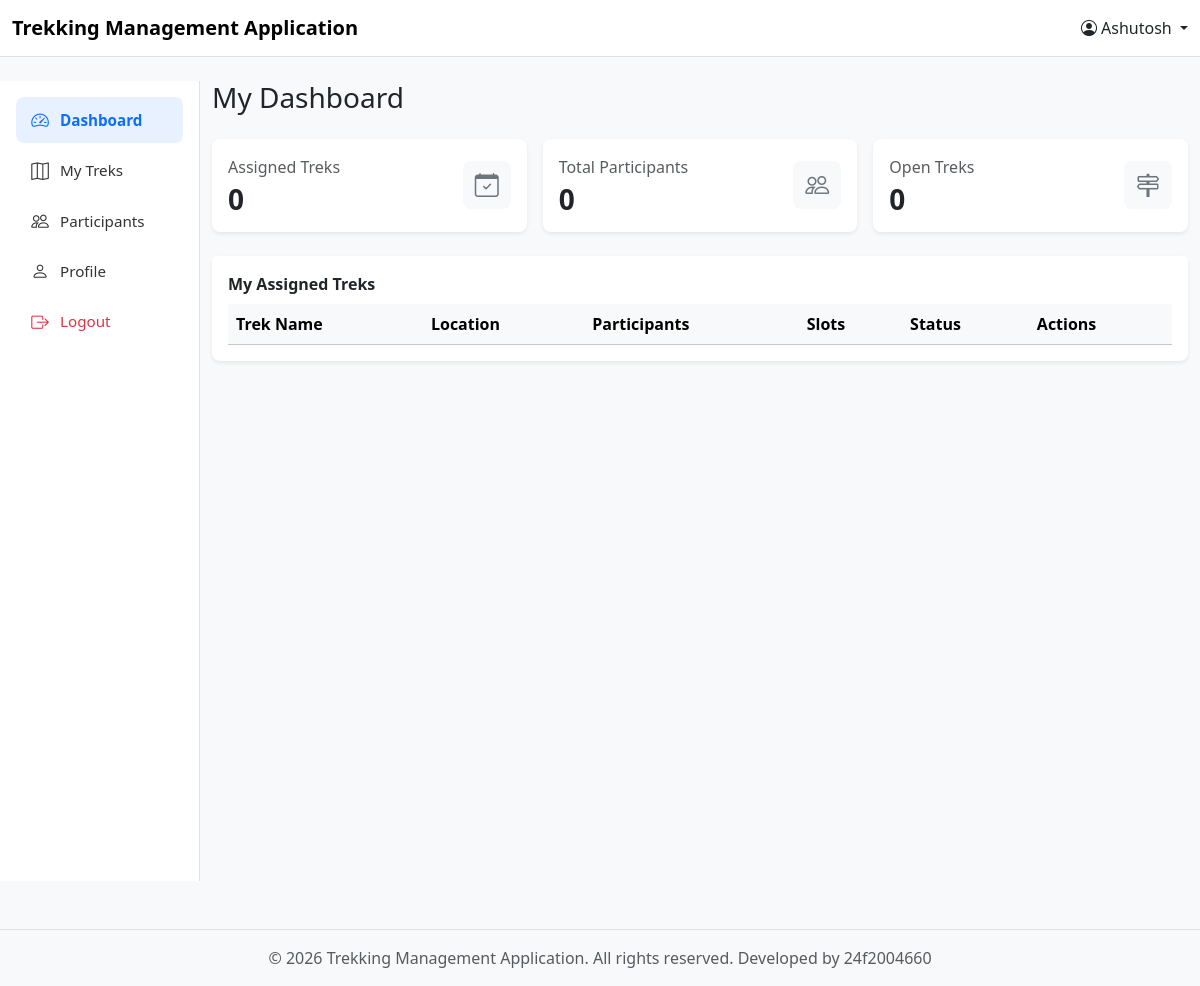
/staff?staff_id=2, run on an earlier commit of the app's database.
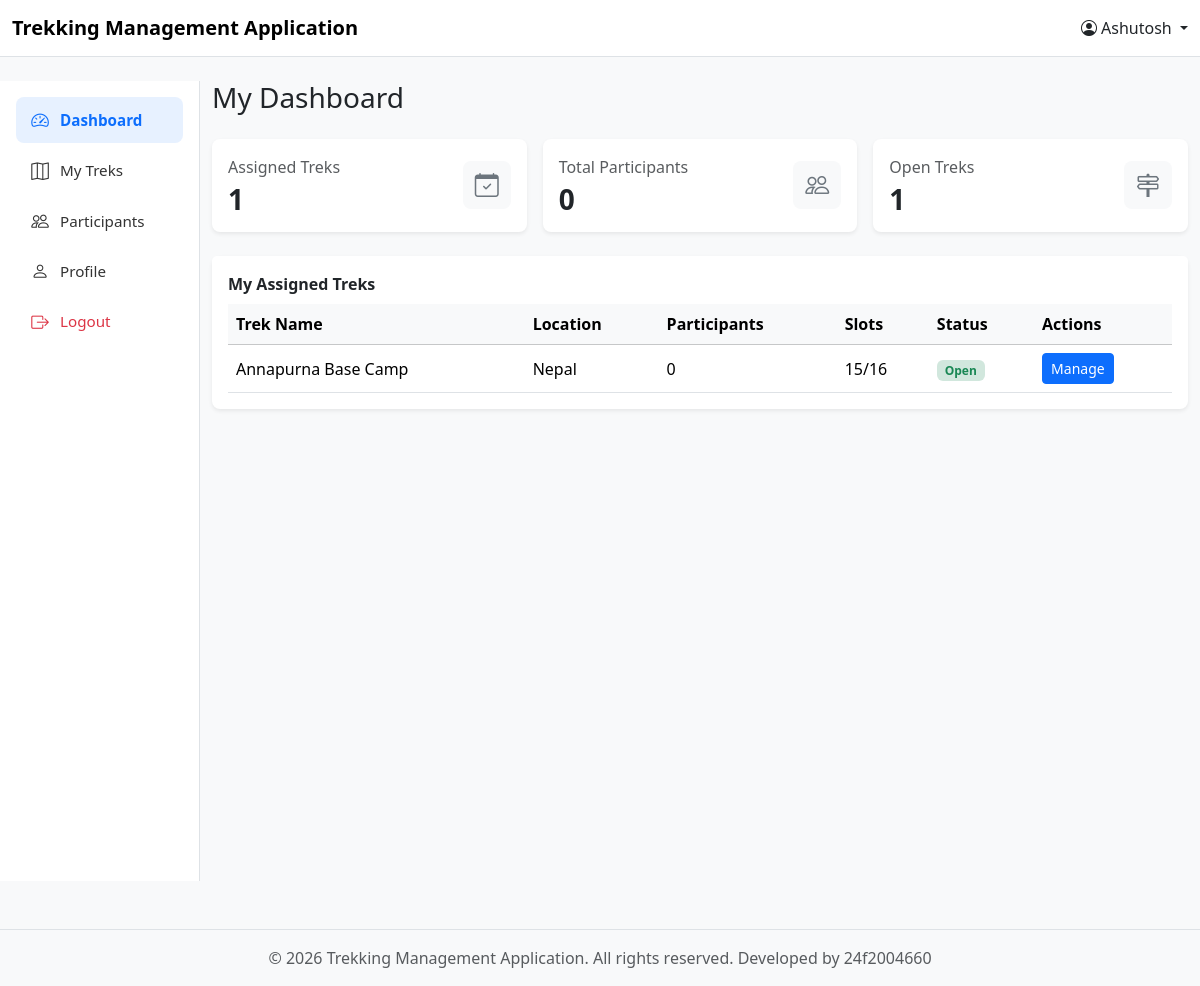
And on a later commit of the database.
### models.py (models this page shows)
class Trek(db.Model):
    __tablename__ = 'trek'
    trek_id = db.Column(db.Integer, primary_key=True)
    t_name = db.Column(db.String(120), nullable=False)
    location = db.Column(db.String(120), nullable=False)
    diff = db.Column(db.String(1))  # E/M/H
    duration = db.Column(db.Integer)
    total_slots = db.Column(db.Integer, nullable=False)
    avl_slots = db.Column(db.Integer, nullable=False)
    assign_s_id = db.Column(db.Integer, db.ForeignKey('staff_profile.staff_id'), nullable=False)
    status = db.Column(db.String(20), default='Pending')  # Pending/Approved/Open/Close/Completed
    start_date = db.Column(db.Date)
    end_date = db.Column(db.Date)
    description = db.Column(db.String(500))
    bookings = db.relationship('Booking', backref='trek', cascade="all, delete")

### controller.py (the view)
@app.route("/staff")
def staff_dashboard():
    staff_id = request.args.get("staff_id")
    get_staff =search_staff(staff_id)
    staff_name = (get_staff.name).split()
    assigned_treks = db.session.query(Trek).filter(Trek.assign_s_id == staff_id).all()
    assigned_trek = db.session.query(Trek).filter(Trek.assign_s_id == staff_id).count()
    open_trek = db.session.query(Trek).filter(Trek.assign_s_id == staff_id, Trek.status == "1").count()
    participants = db.session.query(Booking).join(Trek).filter(Trek.assign_s_id == staff_id, Booking.status == "Booked").count()
    trek_participant_counts = {}
    for trek in assigned_treks:
        count = 0
        for booking in trek.bookings:
            if booking.status == "Booked":
                count += 1
        trek_participant_counts[trek.trek_id] = count
    return render_template(
        "Staff_templates/staff_dashboard.html",
        a_trek_count=assigned_trek,
        open_trek=open_trek,
        participants=participants,
        assigned_treks=assigned_treks,
        staff_id=staff_id,
        trek_participant_counts=trek_participant_counts,
        staff_name = staff_name[0]
    )

### controller.py (called while the page is built)
def search_staff(id):
    staff_searched = db.session.query(staff_profile).filter(staff_profile.staff_id == id).first()
    return staff_searched

### templates/Staff_templates/staff_dashboard.html (shortened to what the changed rows need)
{% extends "base.html" %}
{% set current_user = staff_name %}
{% block content %}
    <div class="row">
        {% set current_page = "dashboard" %}
        <div class="col-md-10">
            <div class="row g-3 mb-4">
                <div class="col-md-4">
                    <div class="card border-0 shadow-sm rounded-3 h-100">
                        <div class="card-body d-flex justify-content-between align-items-center">
                            <div>
                                <p class="text-muted mb-1">Assigned Treks</p>
                                <h3 class="fw-bold mb-0">{{a_trek_count}}</h3>
                            </div>
                        </div>
                    </div>
                </div>
                <div class="col-md-4">
                    <div class="card border-0 shadow-sm rounded-3 h-100">
                        <div class="card-body d-flex justify-content-between align-items-center">
                            <div>
                                <p class="text-muted mb-1">Open Treks</p>
                                <h3 class="fw-bold mb-0">{{open_trek}}</h3>
                            </div>
                        </div>
                    </div>
                </div>
            </div>
            <div class="card border-0 shadow-sm rounded-3">
                <div class="card-body pt-0">
                    <table class="table table-hover align-middle mb-0">
                        <thead class="table-light">
                            <tr>
                                <th>Trek Name</th>
                                <th>Location</th>
                                <th>Participants</th>
                                <th>Slots</th>
                                <th>Status</th>
                                <th>Actions</th>
                            </tr>
                        </thead>
                        <tbody>
                            {% for trek in assigned_treks %}
                            <tr>
                                <td>{{ trek.t_name }}</td>
                                <td>{{ trek.location }}</td>
                                <td>{{ trek_participant_counts[trek.trek_id] }}</td>
                                <td>{{ trek.avl_slots }}/{{ trek.total_slots }}</td>
                                <td>
                                    {% if trek.status == "1" %}
                                        <span class="badge bg-success-subtle text-success">Open</span>
                                    {% else %}
                                        <span class="badge bg-secondary-subtle text-secondary">Closed</span>
                                    {% endif %}
                                </td>
                                <td>
                                    <a href="{{ url_for('manage_trek', trek_id=trek.trek_id, staff_id=staff_id) }}" class="btn btn-primary btn-sm" >Manage</a>
                                </td>
                            </tr>
                            {% endfor %}
                        </tbody>
                    </table>
                </div>
            </div>
        </div>
    </div>
{% endblock %}

What changed in the data, as far as the page shows it:
added Trek: t_name "Annapurna Base Camp", location "Nepal", trek_participant_counts "0", avl_slots "15", total_slots "16", status "Open"
Also different on the page:
{{ a_trek_count }}: "0" → "1"
{{ open_trek }}: "0" → "1"
